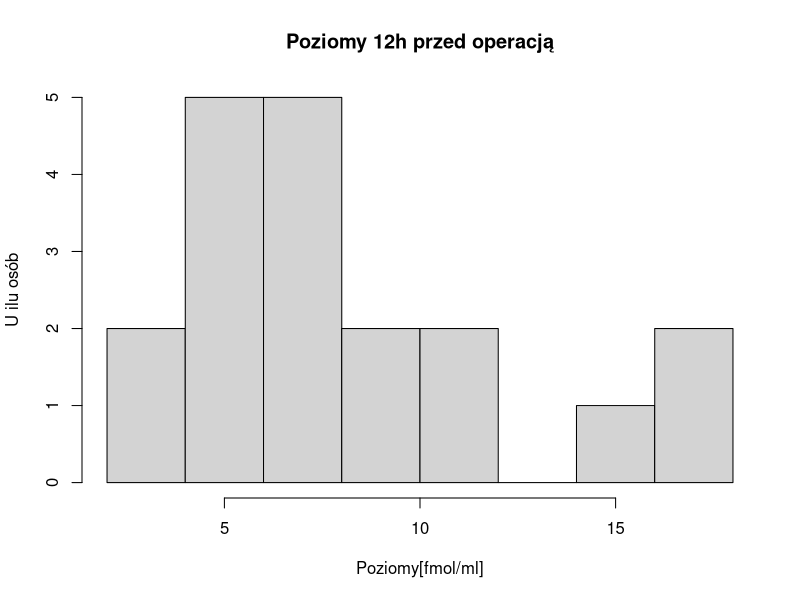
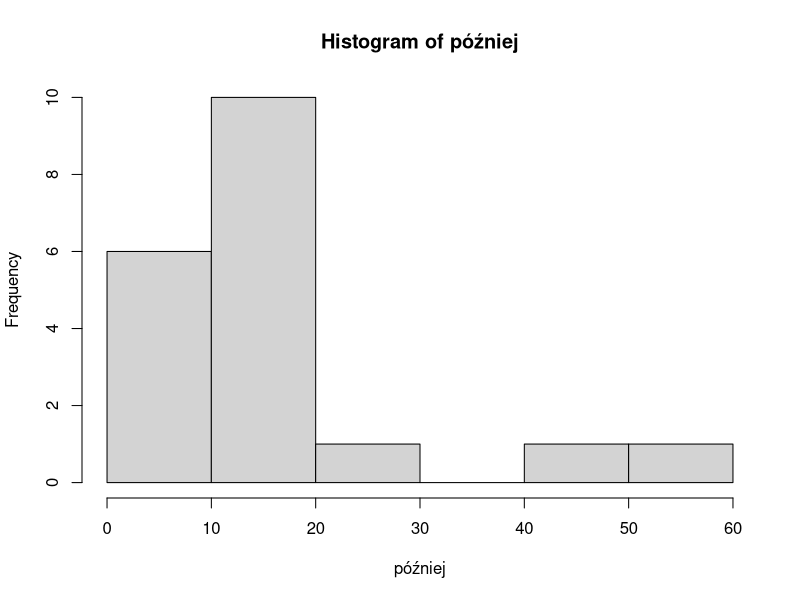
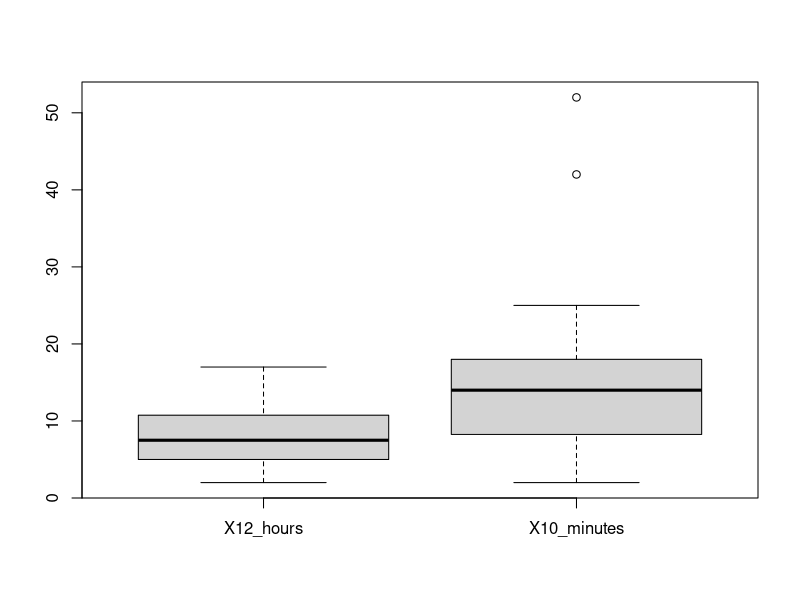
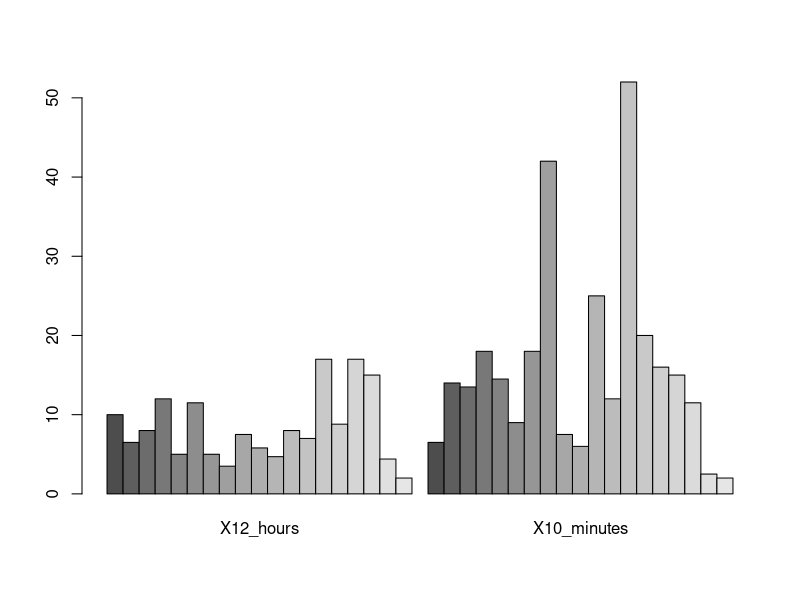

Reproduce these figures in R, in order.
## ---- chunk 1
zad1 <- read.csv("Dane/hoaglin1983.csv")
wcześniej <- zad1[,"X12_hours"]
później <- zad1[,"X10_minutes"]
hist(wcześniej, main = "Poziomy 12h przed operacją", xlab = "Poziomy[fmol/ml]", ylab = "U ilu osób")
hist(później)
?hist
?plot
## ---- chunk 2
boxplot(zad1)
macierz <- data.matrix(zad1)
barplot(macierz, beside = T)
?barplot
## ---- chunk 3
# Tutaj miejsce na Twój kod
## ---- chunk 4

